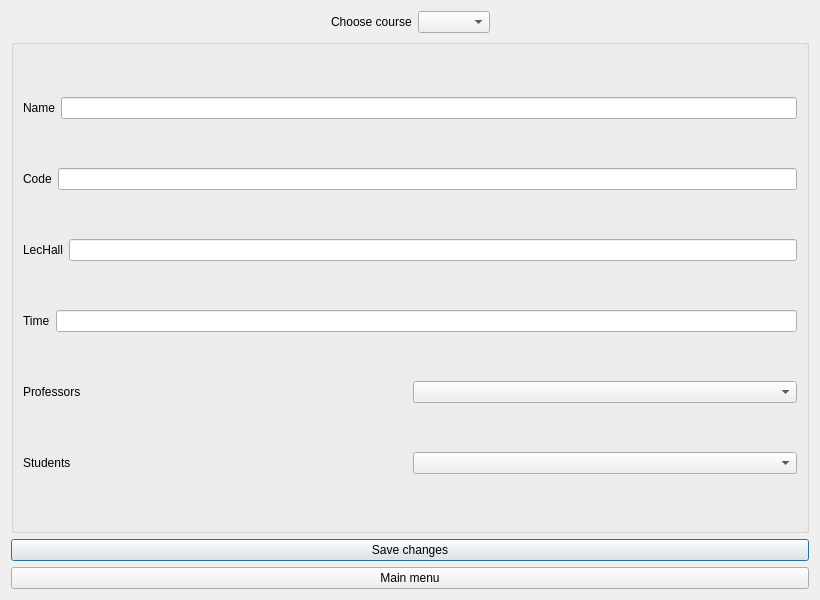
<?xml version="1.0" encoding="UTF-8"?>
<ui version="4.0">
 <class>EditCourse</class>
 <widget class="QDialog" name="EditCourse">
  <property name="geometry">
   <rect>
    <x>0</x>
    <y>0</y>
    <width>820</width>
    <height>600</height>
   </rect>
  </property>
  <property name="windowTitle">
   <string>Edit/Display Course</string>
  </property>
  <layout class="QVBoxLayout" name="verticalLayout">
   <item>
    <layout class="QHBoxLayout" name="horizontalLayout">
     <item>
      <spacer name="horizontalSpacer">
       <property name="orientation">
        <enum>Qt::Horizontal</enum>
       </property>
       <property name="sizeHint" stdset="0">
        <size>
         <width>40</width>
         <height>20</height>
        </size>
       </property>
      </spacer>
     </item>
     <item>
      <widget class="QLabel" name="label">
       <property name="text">
        <string>Choose course</string>
       </property>
      </widget>
     </item>
     <item>
      <widget class="QComboBox" name="comboBox_Course"/>
     </item>
     <item>
      <spacer name="horizontalSpacer_2">
       <property name="orientation">
        <enum>Qt::Horizontal</enum>
       </property>
       <property name="sizeHint" stdset="0">
        <size>
         <width>40</width>
         <height>20</height>
        </size>
       </property>
      </spacer>
     </item>
    </layout>
   </item>
   <item>
    <widget class="QGroupBox" name="groupBox">
     <property name="title">
      <string/>
     </property>
     <layout class="QVBoxLayout" name="verticalLayout_2">
      <item>
       <layout class="QHBoxLayout" name="horizontalLayout_2">
        <item>
         <widget class="QLabel" name="label_2">
          <property name="text">
           <string>Name</string>
          </property>
         </widget>
        </item>
        <item>
         <widget class="QLineEdit" name="lineEdit_Name">
          <property name="text">
           <string/>
          </property>
         </widget>
        </item>
       </layout>
      </item>
      <item>
       <layout class="QHBoxLayout" name="horizontalLayout_3">
        <item>
         <widget class="QLabel" name="label_3">
          <property name="text">
           <string>Code</string>
          </property>
         </widget>
        </item>
        <item>
         <widget class="QLineEdit" name="lineEdit_Code">
          <property name="text">
           <string/>
          </property>
         </widget>
        </item>
       </layout>
      </item>
      <item>
       <layout class="QHBoxLayout" name="horizontalLayout_4">
        <item>
         <widget class="QLabel" name="label_4">
          <property name="text">
           <string>LecHall</string>
          </property>
         </widget>
        </item>
        <item>
         <widget class="QLineEdit" name="lineEdit_LecHall">
          <property name="text">
           <string/>
          </property>
         </widget>
        </item>
       </layout>
      </item>
      <item>
       <layout class="QHBoxLayout" name="horizontalLayout_5">
        <item>
         <widget class="QLabel" name="label_5">
          <property name="text">
           <string>Time</string>
          </property>
         </widget>
        </item>
        <item>
         <widget class="QLineEdit" name="lineEdit_Time">
          <property name="text">
           <string/>
          </property>
         </widget>
        </item>
       </layout>
      </item>
      <item>
       <layout class="QHBoxLayout" name="horizontalLayout_6">
        <item>
         <widget class="QLabel" name="label_6">
          <property name="text">
           <string>Professors</string>
          </property>
         </widget>
        </item>
        <item>
         <widget class="QComboBox" name="comboBox_Professors"/>
        </item>
       </layout>
      </item>
      <item>
       <layout class="QHBoxLayout" name="horizontalLayout_7">
        <item>
         <widget class="QLabel" name="label_7">
          <property name="text">
           <string>Students</string>
          </property>
         </widget>
        </item>
        <item>
         <widget class="QComboBox" name="comboBox_Students"/>
        </item>
       </layout>
      </item>
     </layout>
    </widget>
   </item>
   <item>
    <widget class="QPushButton" name="pushButton_Save">
     <property name="text">
      <string>Save changes</string>
     </property>
    </widget>
   </item>
   <item>
    <widget class="QPushButton" name="pushButton_Mainmenu">
     <property name="text">
      <string>Main menu</string>
     </property>
    </widget>
   </item>
  </layout>
 </widget>
 <resources/>
 <connections/>
</ui>
